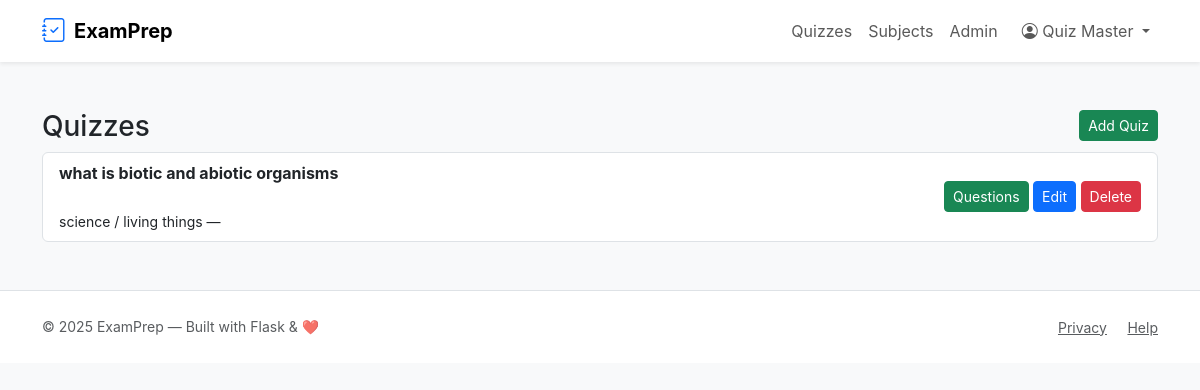
/admin/quizzes (signed in), run on an earlier commit of the app's database.
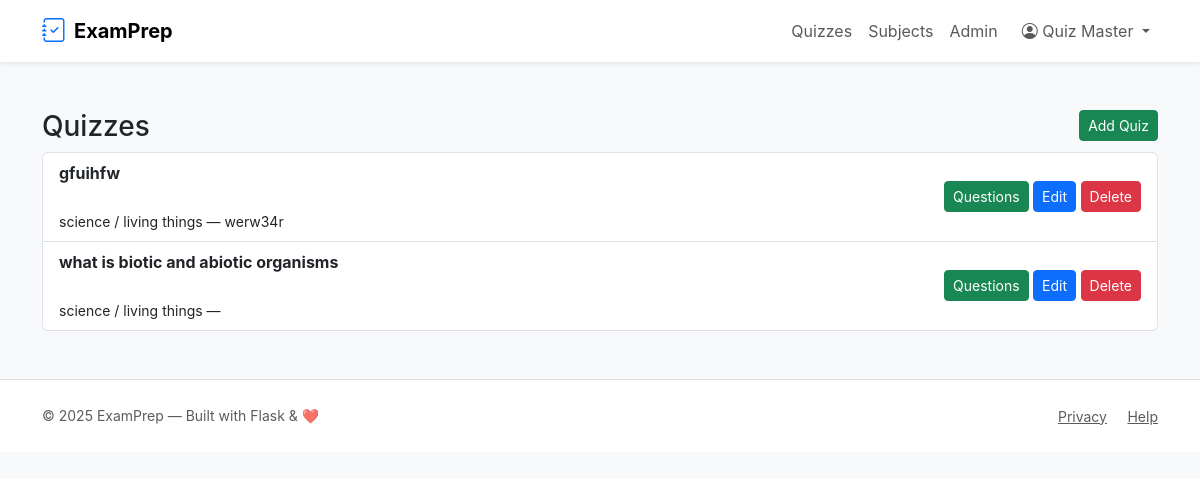
And on a later commit of the database.
### tables this page shows
CREATE TABLE quizzes (
    id INTEGER PRIMARY KEY AUTOINCREMENT,
    chapter_id INTEGER NOT NULL,
    title TEXT NOT NULL,
    description TEXT,
    start_datetime TEXT,        -- ISO string e.g. 2025-11-16T10:00:00 (UTC)
    duration_minutes INTEGER,   -- duration in minutes (HH*60 + MM)
    is_active INTEGER DEFAULT 1,
    created_on TEXT NOT NULL DEFAULT (datetime('now')),
    FOREIGN KEY(chapter_id) REFERENCES chapters(id) ON DELETE CASCADE
);

CREATE TABLE subjects (
    id INTEGER PRIMARY KEY AUTOINCREMENT,
    name TEXT NOT NULL UNIQUE,
    description TEXT,
    created_on TEXT NOT NULL DEFAULT (datetime('now'))
);

CREATE TABLE chapters (
    id INTEGER PRIMARY KEY AUTOINCREMENT,
    subject_id INTEGER NOT NULL,
    name TEXT NOT NULL,
    description TEXT,
    created_on TEXT NOT NULL DEFAULT (datetime('now')),
    FOREIGN KEY(subject_id) REFERENCES subjects(id) ON DELETE CASCADE
);

### app.py (the view)
@app.route('/admin/quizzes')
@admin_required
def admin_quizzes():
    quizzes = query_db('''
        SELECT q.*, ch.name as chapter_name, s.name as subject_name
        FROM quizzes q
        JOIN chapters ch ON q.chapter_id = ch.id
        JOIN subjects s ON ch.subject_id = s.id
        ORDER BY q.created_on DESC
    ''')
    return render_template('admin_quizzes.html', quizzes=quizzes)

### app.py (called while the page is built)
def get_db():
    db = getattr(g, '_database', None)
    if db is None:
        db = g._database = sqlite3.connect(DATABASE)
        db.row_factory = sqlite3.Row
    return db

@app.teardown_appcontext
def close_connection(exc):
    db = getattr(g, '_database', None)
    if db is not None:
        db.close()

def query_db(query, args=(), one=False):
    cur = get_db().execute(query, args)
    rv = cur.fetchall()
    cur.close()
    return (rv[0] if rv else None) if one else rv

def admin_required(f):
    @wraps(f)
    def decorated(*args, **kwargs):
        if 'user_id' not in session or session.get('role') != 'admin':
            flash('Admin access required.', 'danger')
            return redirect(url_for('index'))
        return f(*args, **kwargs)
    return decorated

### templates/admin_quizzes.html
{% extends 'layout.html' %}
{% block content %}
<h3>Quizzes <a class="btn btn-sm btn-success float-end" href="{{ url_for('admin_add_quiz') }}">Add Quiz</a></h3>
<ul class="list-group">
  {% for q in quizzes %}
  <li class="list-group-item d-flex justify-content-between align-items-center">
    <div>
      <strong>{{ q.title }}</strong><br>
      <small>{{ q.subject_name }} / {{ q.chapter_name }} — {{ q.description or '' }}</small>
    </div>
    <div>
      <a class="btn btn-sm btn-success" href="{{ url_for('admin_quiz_questions', quiz_id=q.id) }}">Questions</a>
      <a class="btn btn-sm btn-primary" href="{{ url_for('admin_edit_quiz', quiz_id=q.id) }}">Edit</a>
      <form method="post" action="{{ url_for('admin_delete_quiz', quiz_id=q.id) }}" style="display:inline" onsubmit="return confirm('Delete quiz?')">
        <button class="btn btn-sm btn-danger">Delete</button>
      </form>
    </div>
  </li>
  {% else %}
    <li class="list-group-item">No quizzes yet</li>
  {% endfor %}
</ul>
{% endblock %}

What changed in the data, as far as the page shows it:
added quizzes: title "gfuihfw", subject_name "science", chapter_name "living things", description "werw34r"
